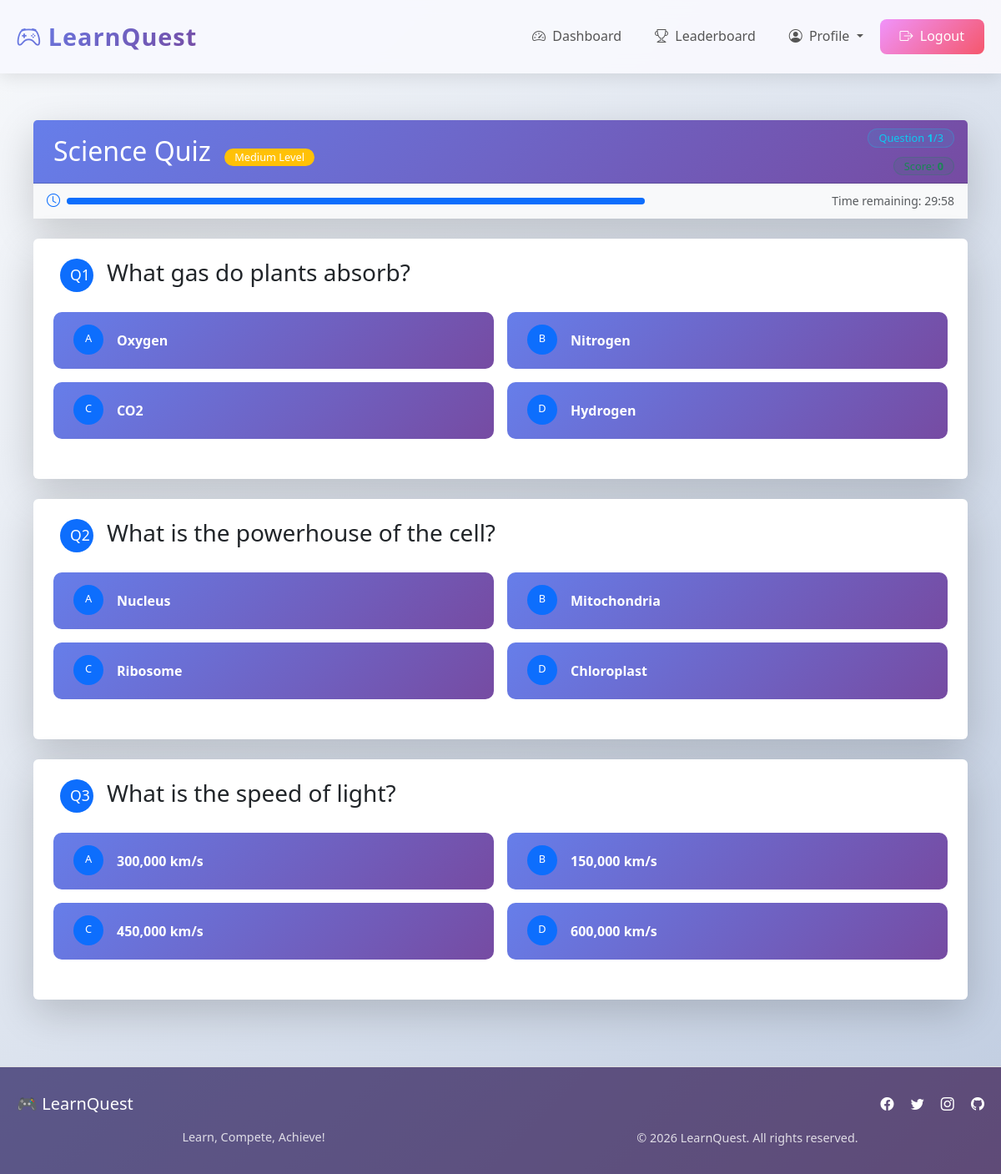
/quiz/Science/medium (signed in), run on the app's committed database.
### tables this page shows
CREATE TABLE questions (
        id INTEGER PRIMARY KEY AUTOINCREMENT,
        subject TEXT,
        difficulty TEXT,
        question TEXT,
        option_a TEXT,
        option_b TEXT,
        option_c TEXT,
        option_d TEXT,
        correct_answer TEXT,
        explanation TEXT
    );

### app.py (the view)
@app.route('/quiz/<subject>/<difficulty>')
def quiz(subject, difficulty):
    if 'user_id' not in session:
        return redirect(url_for('login'))
    is_daily = request.args.get('daily') == 'true'
    conn = get_db()
    questions = conn.execute('SELECT * FROM questions WHERE subject = ? AND difficulty = ? ORDER BY RANDOM() LIMIT 5',
                            (subject, difficulty)).fetchall()
    conn.close()
    return render_template('quiz.html', questions=questions, subject=subject, difficulty=difficulty, is_daily=is_daily)

### app.py (called while the page is built)
def get_db():
    conn = sqlite3.connect('quiz_platform.db')
    conn.row_factory = sqlite3.Row
    return conn

### templates/quiz.html (shortened to what this page needs)
{% extends "base.html" %}
{% block content %}
<div class="container py-4">
    <div class="row mb-4">
        <div class="col-12">
            <div class="card border-0 shadow-lg animate-fade-in-up">
                <div class="card-header bg-gradient-primary text-white">
                    <div class="row align-items-center">
                        <div class="col-md-8">
                            <h2 class="mb-0">
                                {{ subject }} Quiz
                                <span
                                    class="badge bg-{{ 'success' if difficulty == 'easy' else 'warning' if difficulty == 'medium' else 'danger' }} ms-2">
                                    {{ difficulty|capitalize }} Level
                                </span>
                            </h2>
                        </div>
                        <div class="col-md-4 text-md-end">
                            <div class="d-flex flex-column align-items-md-end">
                                <div class="mb-2">
                                    <span
                                        class="badge bg-info bg-opacity-10 text-info border border-info border-opacity-25">
                                        Question <span id="current-question" class="fw-bold">1</span>/{{
                                        questions|length }}
                                    </span>
                                </div>
                                <div>
                                    <span
                                        class="badge bg-success bg-opacity-10 text-success border border-success border-opacity-25">
                                        Score: <span id="score" class="fw-bold">0</span>
                                    </span>
                                </div>
                            </div>
                        </div>
                    </div>
                </div>
                <div class="card-body py-2 bg-light">
                    <div class="row align-items-center">
                        <div class="col-md-8">
                            <div class="d-flex align-items-center">
                                <i class="bi bi-clock text-primary me-2"></i>
                                <div class="progress flex-grow-1" style="height: 8px;">
                                    <div class="progress-bar bg-primary" id="timer-bar" role="progressbar"
                                        style="width: 100%"></div>
                                </div>
                            </div>
                        </div>
                        <div class="col-md-4 text-md-end">
                            <span class="text-muted small">Time remaining: <span id="timer">30:00</span></span>
                        </div>
                    </div>
                </div>
            </div>
        </div>
    </div>
    <div id="quiz-area">
        {% for question in questions %}
        <div class="question-card" data-question="{{ loop.index }}" data-answer="{{ question.correct_answer }}">
            <div class="card border-0 shadow-lg mb-4 animate-fade-in-up">
                <div class="card-body p-4">
                    <div class="mb-4">
                        <div class="d-flex align-items-start mb-3">
                            <span class="badge bg-primary me-3"
                                style="width: 40px; height: 40px; line-height: 30px; font-size: 1.1rem;">
                                Q{{ loop.index }}
                            </span>
                            <h3 class="card-title mb-0 flex-grow-1">{{ question.question }}</h3>
                        </div>
                    </div>
                    <div class="row g-3 mb-4">
                        {% set options = [
                        ('a', question.option_a),
                        ('b', question.option_b),
                        ('c', question.option_c),
                        ('d', question.option_d)
                        ] %}
                        {% for opt, text in options %}
                        <div class="col-md-6">
                            <div class="option-card">
                                <button class="btn btn-outline-primary w-100 text-start p-3 h-100 option-btn"
                                    data-option="{{ opt }}">
                                    <div class="d-flex align-items-center">
                                        <span class="badge bg-primary me-3"
                                            style="width: 36px; height: 36px; line-height: 24px;">
                                            {{ opt|upper }}
                                        </span>
                                        <span class="flex-grow-1">{{ text }}</span>
                                    </div>
                                </button>
                            </div>
                        </div>
                        {% endfor %}
                    </div>
                </div>
            </div>
        </div>
        {% endfor %}
    </div>
</div>
{% endblock %}

### static/style.css (style rules this page uses)
* { margin: 0; padding: 0; box-sizing: border-box; }
body { font-family: 'Segoe UI', Tahoma, Geneva, Verdana, sans-serif; line-height: 1.6; color: #333; background: linear-gradient(135deg, #667eea 0%, #764ba2 100%); min-height: 100vh; }
.container { max-width: 1200px; margin: 0 auto; padding: 0 20px; }
.btn { display: inline-block; padding: 0.75rem 2rem; background: linear-gradient(135deg, #667eea 0%, #764ba2 100%); color: white; border: none; border-radius: 8px; font-size: 1rem; font-weight: 600; cursor: pointer; transition: all 0.3s ease; text-decoration: none; text-align: center; }
.badge { display: inline-block; padding: 0.25rem 0.75rem; border-radius: 20px; font-size: 0.8rem; font-weight: 600; margin-left: 0.5rem; }

### templates/base.html (style rules this page uses)
:root { --primary-gradient: linear-gradient(135deg, #667eea 0%, #764ba2 100%); --primary-color: #667eea; --secondary-color: #764ba2; --success-color: #43e97b; --danger-color: #fa709a; --warning-color: #ffd24d; --info-color: #3b4a575f; --dark-color: #4a4c4f82; --light-color: #f8f9fa; }
.animate-fade-in-up { animation: fadeInUp 0.5s ease-out; }

### templates/quiz.html (style rules this page uses)
.bg-gradient-primary { background: linear-gradient(135deg, #667eea 0%, #764ba2 100%) !important; }
.animate-fade-in-up { animation: fadeInUp 0.5s ease-out; }
.option-card .btn { transition: all 0.3s ease; border-radius: 10px; border-width: 2px; }
.progress-bar { transition: width 1s linear; }
.badge { font-weight: 500; }

### data on the page
questions: question "What gas do plants absorb?", opt "A", option_a "Oxygen", opt "B", option_b "Nitrogen", correct_answer "C", option_c "CO2", opt "D", option_d "Hydrogen"
questions: question "What is the powerhouse of the cell?", opt "A", option_a "Nucleus", correct_answer "B", option_b "Mitochondria", opt "C", option_c "Ribosome", opt "D", option_d "Chloroplast"
questions: question "What is the speed of light?", correct_answer "A", option_a "300,000 km/s", opt "B", option_b "150,000 km/s", opt "C", option_c "450,000 km/s", opt "D", option_d "600,000 km/s"

### other printed values
{{ subject }} "Science"
{{ difficulty|capitalize }} "Medium"
{{ questions|length }} "3"
